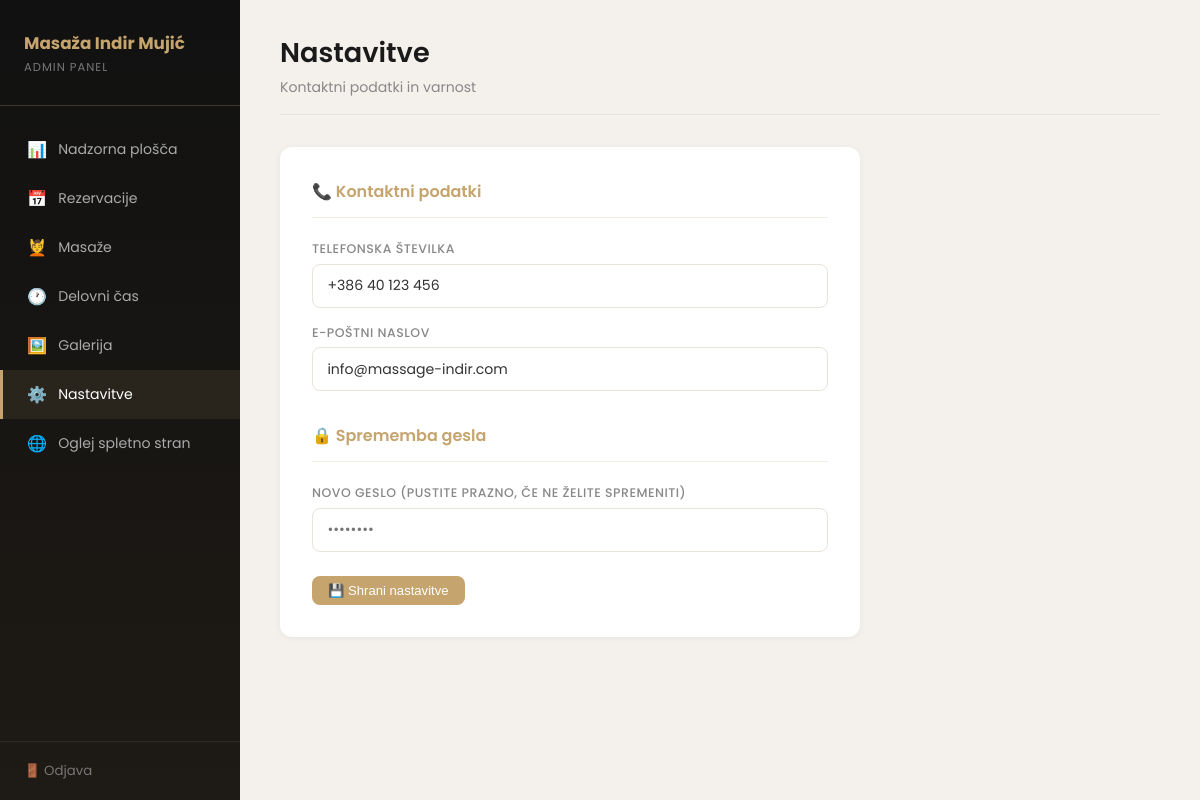
Screenshot of /admin/settings (signed in) with the database file from the repository.
### app.py (models this page shows)
class SiteSettings(db.Model):
    id = db.Column(db.Integer, primary_key=True)
    key = db.Column(db.String(80), unique=True, nullable=False)
    value = db.Column(db.Text)

### app.py (the view, shortened to what this page needs)
@app.route('/admin/settings', methods=['GET','POST'])
def admin_settings():
    if not is_admin(): return redirect(url_for('admin_login'))
    return render_template('admin/settings.html',
        phone=get_setting('phone','+386 40 123 456'), email=get_setting('email','info@massage-indir.com'))

### app.py (called while the page is built)
def is_admin(): return session.get('admin_logged_in')

def get_setting(key, default=''):
    s = SiteSettings.query.filter_by(key=key).first()
    return s.value if s else default

### templates/admin/settings.html
{% extends 'admin/base.html' %}
{% block content %}
<div class="page-header">
  <h1>Nastavitve</h1>
  <p>Kontaktni podatki in varnost</p>
</div>
<div class="form-card" style="max-width:580px;">
  <form method="POST">
    <h3>📞 Kontaktni podatki</h3>
    <div class="form-group" style="margin-bottom:1rem;">
      <label>Telefonska številka</label>
      <input type="text" name="phone" value="{{ phone }}" placeholder="+386 40 123 456">
    </div>
    <div class="form-group" style="margin-bottom:2rem;">
      <label>E-poštni naslov</label>
      <input type="email" name="email" value="{{ email }}" placeholder="info@primer.com">
    </div>
    <h3>🔒 Sprememba gesla</h3>
    <div class="form-group" style="margin-bottom:1.5rem;">
      <label>Novo geslo (pustite prazno, če ne želite spremeniti)</label>
      <input type="password" name="new_password" placeholder="••••••••">
    </div>
    <button type="submit" class="btn btn-gold">💾 Shrani nastavitve</button>
  </form>
</div>
{% endblock %}

### templates/admin/base.html (style rules this page uses)
* { margin:0;padding:0;box-sizing:border-box; }
body { font-family:'Poppins',sans-serif;background:#f4f1ed;color:#222;display:flex;min-height:100vh; }
.page-header { margin-bottom:2rem;border-bottom:1px solid #e8e3dc;padding-bottom:1rem; }
.page-header h1 { font-size:1.7rem;color:#1a1a1a;font-weight:600; }
.page-header p { color:#888;font-size:0.88rem;margin-top:0.2rem; }
.btn { padding:0.45rem 1rem;border-radius:8px;border:none;cursor:pointer;font-size:0.82rem;font-weight:500;transition:all 0.2s;text-decoration:none;display:inline-flex;align-items:center;gap:0.3rem; }
.btn-gold { background:#c5a46d;color:#fff; }
.form-card { background:#fff;border-radius:12px;padding:2rem;box-shadow:0 1px 6px rgba(0,0,0,0.06);margin-bottom:1.5rem; }
.form-card h3 { font-size:1rem;color:#c5a46d;margin-bottom:1.4rem;font-weight:600;border-bottom:1px solid #f0ebe3;padding-bottom:0.8rem; }
.form-group { display:flex;flex-direction:column;gap:0.35rem; }
.form-group label { font-size:0.78rem;color:#888;font-weight:500;text-transform:uppercase;letter-spacing:0.5px; }
.form-group input,.form-group textarea,.form-group select { padding:0.65rem 0.9rem;border:1.5px solid #e8e3dc;border-radius:8px;font-family:'Poppins',sans-serif;font-size:0.88rem;transition:border-color 0.2s;background:#fff;color:#333; }

### rows the page displays
SiteSettings: phone "+386 40 123 456"
SiteSettings: email "info@massage-indir.com"
